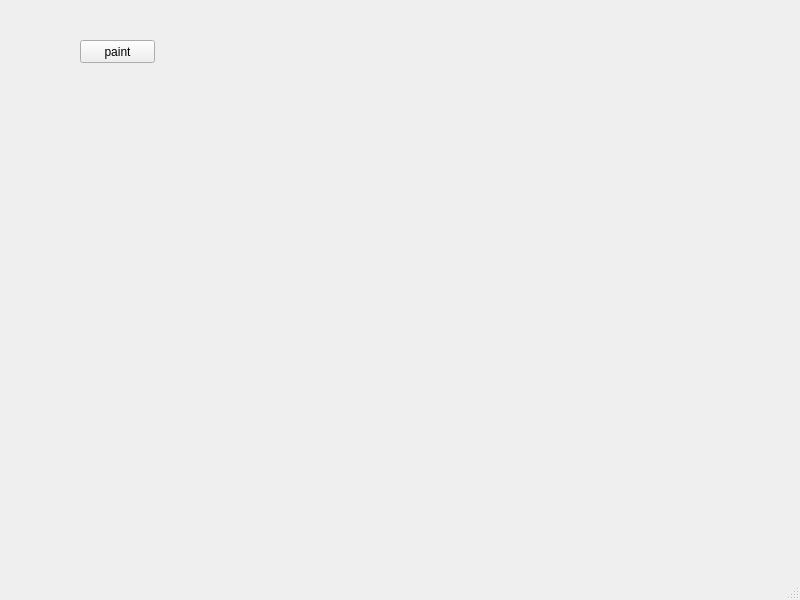
<?xml version="1.0" encoding="UTF-8"?>
<ui version="4.0">
 <class>MainWindow</class>
 <widget class="QMainWindow" name="MainWindow">
  <property name="geometry">
   <rect>
    <x>0</x>
    <y>0</y>
    <width>800</width>
    <height>600</height>
   </rect>
  </property>
  <property name="windowTitle">
   <string>MainWindow</string>
  </property>
  <widget class="QWidget" name="centralwidget">
   <widget class="QPushButton" name="pushButton">
    <property name="geometry">
     <rect>
      <x>80</x>
      <y>40</y>
      <width>75</width>
      <height>23</height>
     </rect>
    </property>
    <property name="text">
     <string>paint</string>
    </property>
   </widget>
  </widget>
  <widget class="QMenuBar" name="menubar">
   <property name="geometry">
    <rect>
     <x>0</x>
     <y>0</y>
     <width>800</width>
     <height>23</height>
    </rect>
   </property>
  </widget>
  <widget class="QStatusBar" name="statusbar"/>
 </widget>
 <resources/>
 <connections/>
</ui>
